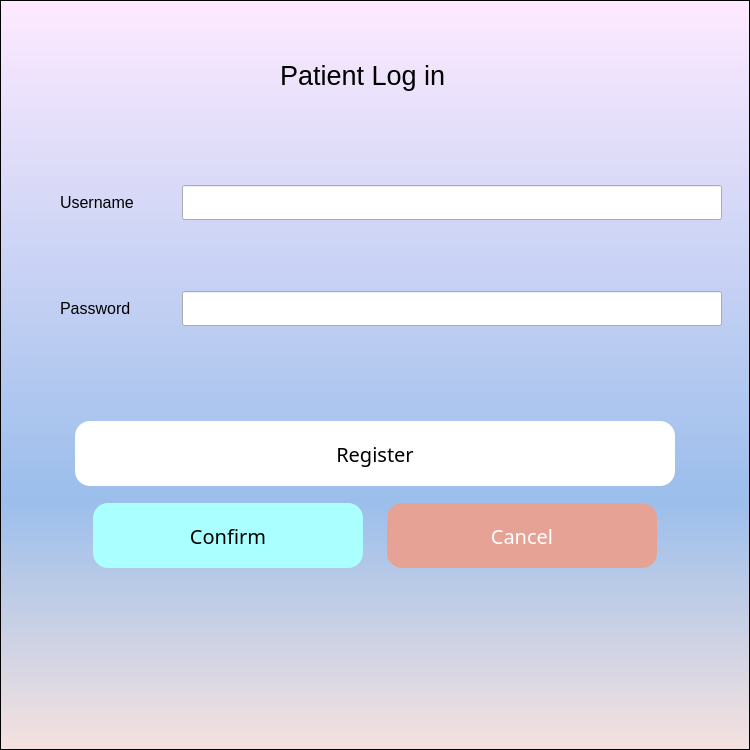
<?xml version="1.0" encoding="UTF-8"?>
<ui version="4.0">
 <class>Form</class>
 <widget class="QWidget" name="Form">
  <property name="geometry">
   <rect>
    <x>0</x>
    <y>0</y>
    <width>750</width>
    <height>750</height>
   </rect>
  </property>
  <property name="windowTitle">
   <string>Form</string>
  </property>
  <widget class="QWidget" name="verticalLayoutWidget">
   <property name="geometry">
    <rect>
     <x>60</x>
     <y>120</y>
     <width>672</width>
     <height>271</height>
    </rect>
   </property>
   <layout class="QVBoxLayout" name="verticalLayout">
    <item>
     <layout class="QHBoxLayout" name="horizontalLayout">
      <property name="rightMargin">
       <number>10</number>
      </property>
      <item>
       <widget class="QLabel" name="label">
        <property name="font">
         <font>
          <family>Arial</family>
          <pointsize>12</pointsize>
         </font>
        </property>
        <property name="text">
         <string>Username</string>
        </property>
       </widget>
      </item>
      <item>
       <widget class="QLineEdit" name="lineEdit">
        <property name="sizePolicy">
         <sizepolicy hsizetype="Fixed" vsizetype="Fixed">
          <horstretch>0</horstretch>
          <verstretch>0</verstretch>
         </sizepolicy>
        </property>
        <property name="minimumSize">
         <size>
          <width>540</width>
          <height>35</height>
         </size>
        </property>
       </widget>
      </item>
     </layout>
    </item>
    <item>
     <layout class="QHBoxLayout" name="horizontalLayout_2">
      <property name="rightMargin">
       <number>10</number>
      </property>
      <item>
       <widget class="QLabel" name="label_2">
        <property name="font">
         <font>
          <family>Arial</family>
          <pointsize>12</pointsize>
         </font>
        </property>
        <property name="text">
         <string>Password</string>
        </property>
       </widget>
      </item>
      <item>
       <widget class="QLineEdit" name="lineEdit_2">
        <property name="sizePolicy">
         <sizepolicy hsizetype="Fixed" vsizetype="Fixed">
          <horstretch>0</horstretch>
          <verstretch>0</verstretch>
         </sizepolicy>
        </property>
        <property name="minimumSize">
         <size>
          <width>540</width>
          <height>35</height>
         </size>
        </property>
        <property name="maximumSize">
         <size>
          <width>540</width>
          <height>35</height>
         </size>
        </property>
       </widget>
      </item>
     </layout>
    </item>
   </layout>
  </widget>
  <widget class="QLabel" name="label_3">
   <property name="geometry">
    <rect>
     <x>280</x>
     <y>50</y>
     <width>301</width>
     <height>51</height>
    </rect>
   </property>
   <property name="font">
    <font>
     <family>Arial</family>
     <pointsize>20</pointsize>
    </font>
   </property>
   <property name="text">
    <string>Patient Log in</string>
   </property>
  </widget>
  <widget class="QWidget" name="verticalLayoutWidget_2">
   <property name="geometry">
    <rect>
     <x>60</x>
     <y>410</y>
     <width>630</width>
     <height>171</height>
    </rect>
   </property>
   <layout class="QVBoxLayout" name="verticalLayout_2">
    <property name="leftMargin">
     <number>15</number>
    </property>
    <property name="rightMargin">
     <number>15</number>
    </property>
    <item>
     <widget class="QPushButton" name="pushButton_3">
      <property name="sizePolicy">
       <sizepolicy hsizetype="Fixed" vsizetype="Fixed">
        <horstretch>0</horstretch>
        <verstretch>0</verstretch>
       </sizepolicy>
      </property>
      <property name="minimumSize">
       <size>
        <width>600</width>
        <height>65</height>
       </size>
      </property>
      <property name="font">
       <font>
        <family>Microsoft Yahei</family>
        <pointsize>-1</pointsize>
        <weight>50</weight>
        <italic>false</italic>
        <bold>false</bold>
       </font>
      </property>
      <property name="cursor">
       <cursorShape>PointingHandCursor</cursorShape>
      </property>
      <property name="styleSheet">
       <string notr="true">QPushButton
{
    font-family:Microsoft Yahei;
    font:20px;
    color:black;
    background-color:rgb(255, 255, 255);
    border-radius:15px;
}

QPushButton:hover
{
    background-color:rgb(231, 215, 215);
}

QPushButton:pressed
{
    background-color:rgb(231, 215, 215);
    padding-left:3px;
    padding-top:3px;
}</string>
      </property>
      <property name="text">
       <string>Register</string>
      </property>
     </widget>
    </item>
    <item>
     <layout class="QHBoxLayout" name="horizontalLayout_3">
      <item>
       <widget class="QPushButton" name="pushButton">
        <property name="sizePolicy">
         <sizepolicy hsizetype="Fixed" vsizetype="Fixed">
          <horstretch>0</horstretch>
          <verstretch>0</verstretch>
         </sizepolicy>
        </property>
        <property name="minimumSize">
         <size>
          <width>270</width>
          <height>65</height>
         </size>
        </property>
        <property name="font">
         <font>
          <family>Microsoft Yahei</family>
          <pointsize>-1</pointsize>
          <weight>50</weight>
          <italic>false</italic>
          <bold>false</bold>
         </font>
        </property>
        <property name="cursor">
         <cursorShape>PointingHandCursor</cursorShape>
        </property>
        <property name="styleSheet">
         <string notr="true">QPushButton
{
    font-family:Microsoft Yahei;
    font:20px;
    color:black;
    background-color:rgb(170, 255, 255);
    border-radius:15px;
}

QPushButton:hover
{
    background-color:rgb(85, 255, 255);
}

QPushButton:pressed
{
    background-color:rgb(85, 255, 255);
    padding-left:3px;
    padding-top:3px;
}</string>
        </property>
        <property name="text">
         <string>Confirm</string>
        </property>
       </widget>
      </item>
      <item>
       <widget class="QPushButton" name="pushButton_2">
        <property name="sizePolicy">
         <sizepolicy hsizetype="Fixed" vsizetype="Fixed">
          <horstretch>0</horstretch>
          <verstretch>0</verstretch>
         </sizepolicy>
        </property>
        <property name="minimumSize">
         <size>
          <width>270</width>
          <height>65</height>
         </size>
        </property>
        <property name="font">
         <font>
          <family>Microsoft Yahei</family>
          <pointsize>-1</pointsize>
          <weight>50</weight>
          <italic>false</italic>
          <bold>false</bold>
         </font>
        </property>
        <property name="cursor">
         <cursorShape>PointingHandCursor</cursorShape>
        </property>
        <property name="styleSheet">
         <string notr="true">QPushButton
{
    font-family:Microsoft Yahei;
    font:20px;
    color:white;
    background-color:rgb(230, 162, 149);
    border-radius:15px;
}

QPushButton:hover
{
    background-color:rgb(184, 67, 44);
}

QPushButton:pressed
{
    background-color:rgb(184, 67, 44);
    padding-left:3px;
    padding-top:3px;
}</string>
        </property>
        <property name="text">
         <string>Cancel</string>
        </property>
       </widget>
      </item>
     </layout>
    </item>
   </layout>
  </widget>
  <widget class="QListView" name="listView">
   <property name="geometry">
    <rect>
     <x>0</x>
     <y>0</y>
     <width>750</width>
     <height>750</height>
    </rect>
   </property>
   <property name="styleSheet">
    <string notr="true">background:qlineargradient(spread:pad, x1:0, y1:0, x2:0, y2:1, stop:0 rgba(254, 234, 255, 255), stop:0.664773 rgba(155, 190, 235, 255), stop:1 rgba(245, 226, 223, 255))</string>
   </property>
  </widget>
  <zorder>listView</zorder>
  <zorder>verticalLayoutWidget</zorder>
  <zorder>label_3</zorder>
  <zorder>verticalLayoutWidget_2</zorder>
 </widget>
 <resources/>
 <connections/>
</ui>
